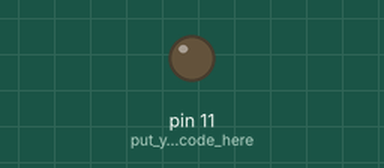
Recording of a sketch running on a simulated Arduino Uno, built with avr-gcc and run on an emulated ATmega328P. Parts: output pins drawn as LEDs (lit = HIGH).

Above: at 0.05 s.
At 3.2 s:
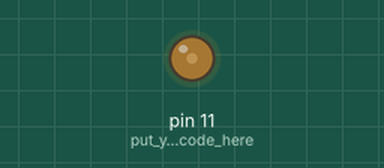
At 6.4 s:
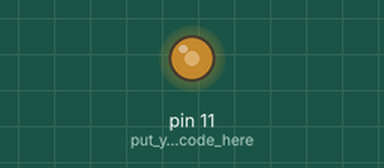
At 12.75 s:
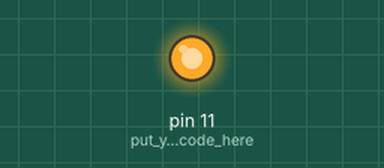
Timing chart, 0 to 16.6 s (numbered marks = the images above):
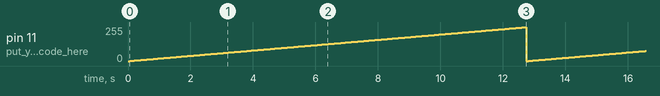

The sketch:

Led_brick_variable_intensity.ino
```cpp
void setup() {
  pinMode(11, OUTPUT);// put your setup code here, to run once:

}

void loop() {
  for (int i=0; i<255; i++) {
        analogWrite (11,i);
      delay(50);  // put your main code here, to run repeatedly:
  }
}
```

Measured:
- by itself, pin 11 (put_your_setup_code_here): ramps from 0/255 to 254/255 and jumps back, once every 12.8 s
